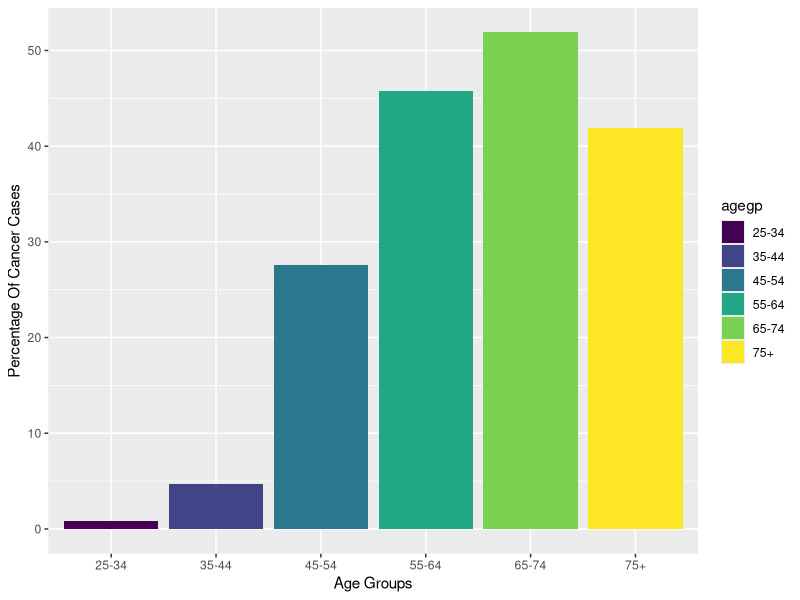
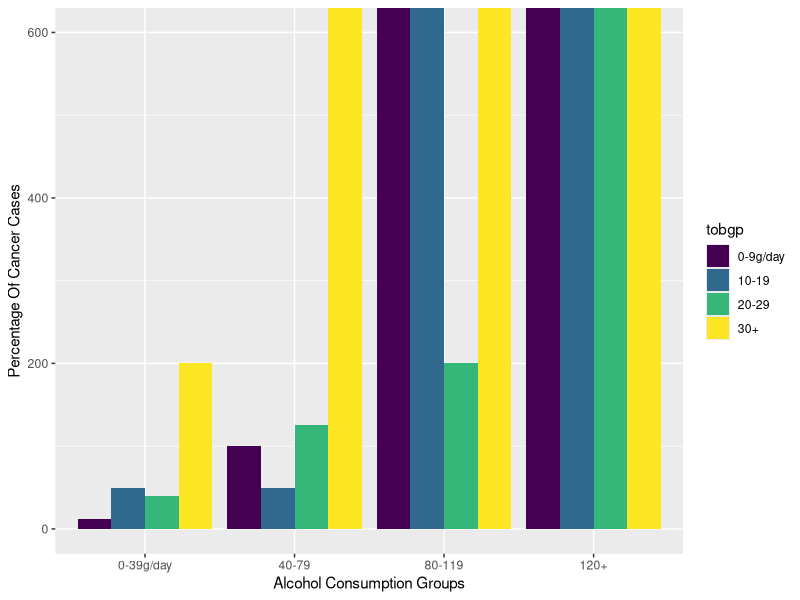
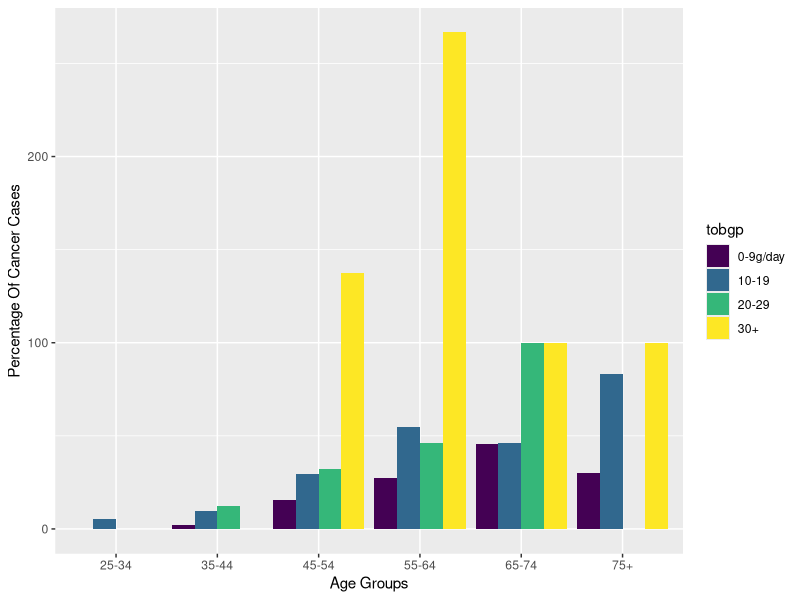
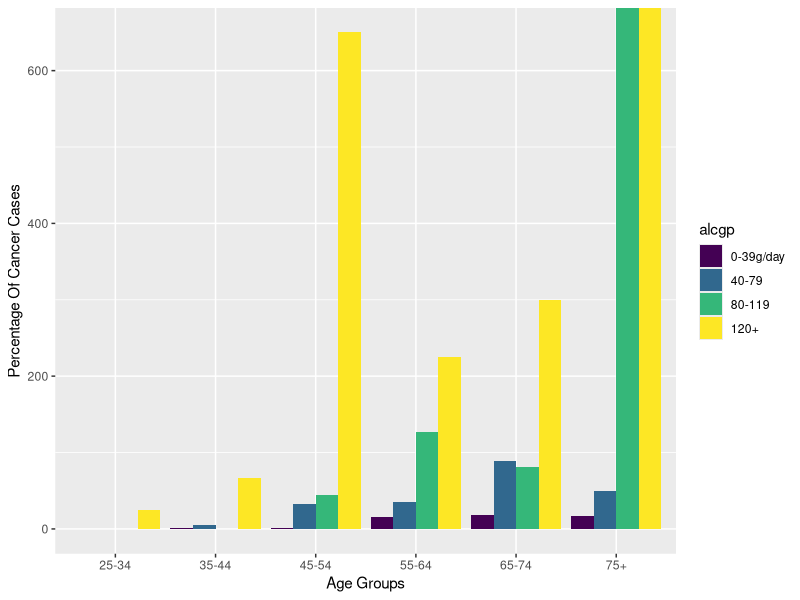
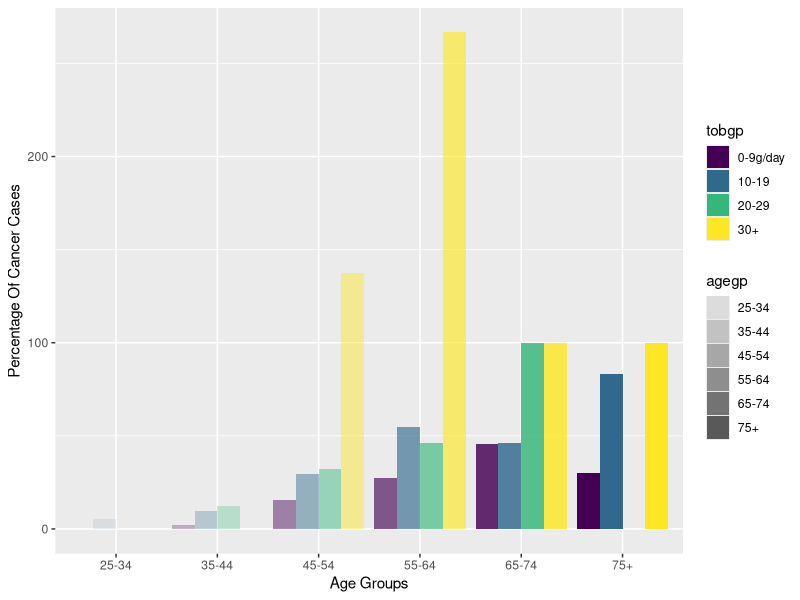
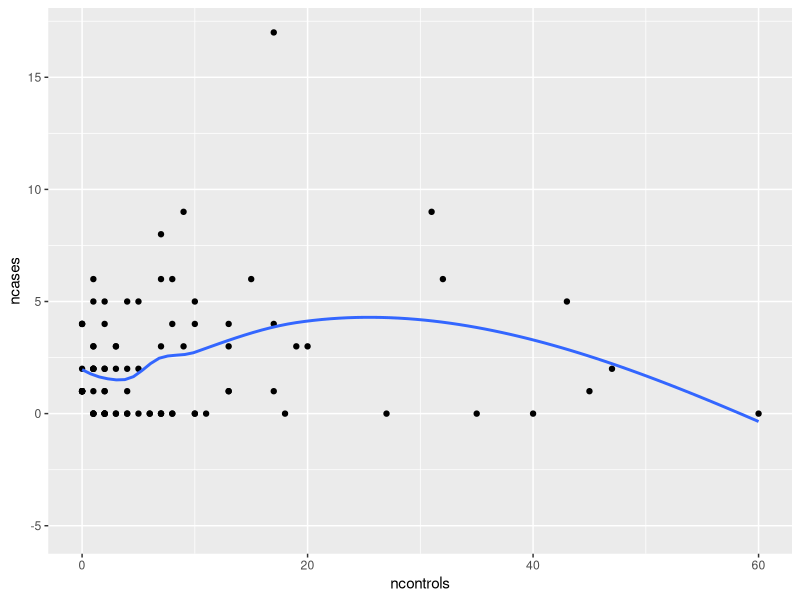
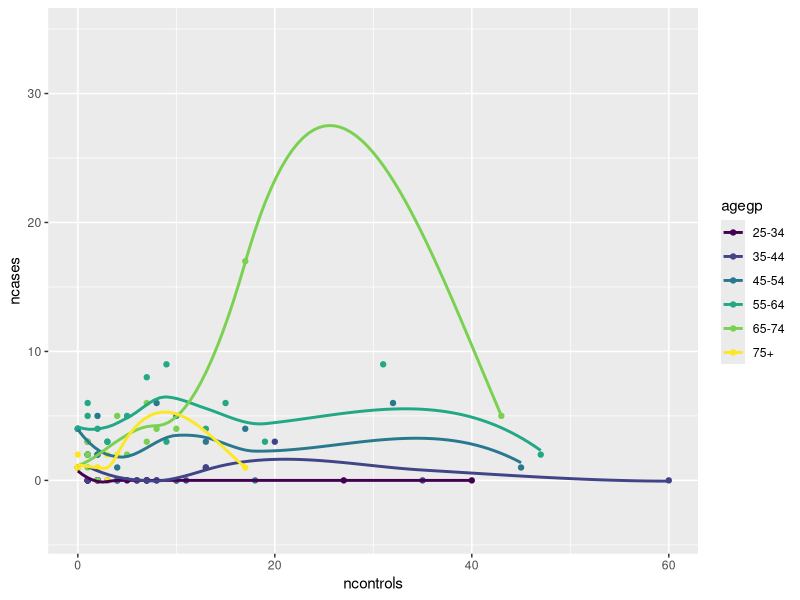

R code for these plots, in order:
## ---- chunk 1
knitr::opts_chunk$set(echo = TRUE)
## ---- chunk 2
library(tidyverse)
library(dplyr)

## ---- chunk 3
d1<- esoph %>%  group_by(agegp) %>%
  summarise(count = n(), total_cases = sum(ncases), total_controls = sum(ncontrols),
            percentage=total_cases*100/total_controls)
d1
## ---- chunk 4
esoph
## ---- chunk 5
summary(esoph)
summary(d1)
d1
## ---- chunk 6
ggplot(d1, aes(x=agegp, y=percentage,fill=agegp)) +
  geom_bar(stat="identity") +
  labs(x= 'Age Groups', y= 'Percentage Of Cancer Cases')
## ---- chunk 7
ggplot(esoph, aes(factor(alcgp), ncases*100/ncontrols, fill = tobgp)) +
  geom_bar(stat="identity", position = "dodge") +
  labs(x= 'Alcohol Consumption Groups', y= 'Percentage Of Cancer Cases')
## ---- chunk 8
d2<- esoph %>%  group_by(agegp,tobgp) %>%
    summarise(count = n(), total_cases = sum(ncases), total_controls = sum(ncontrols),
              percentage_tob = total_cases*100/total_controls)


ggplot(d2, aes(agegp, percentage_tob, fill = tobgp)) +
   geom_bar(stat="identity", position = "dodge") +
   labs(x= 'Age Groups', y= 'Percentage Of Cancer Cases')
## ---- chunk 9
 d3<- esoph %>%  group_by(agegp, alcgp) %>%
     summarise(count = n(), total_cases = sum(ncases), total_controls = sum(ncontrols),
               percentage_alc = total_cases*100/total_controls)


ggplot(d3, aes(agegp, percentage_alc, fill=alcgp)) +
   geom_bar(stat="identity", position = "dodge") +
   labs(x= 'Age Groups', y= 'Percentage Of Cancer Cases')
## ---- chunk 10
ggplot(d2, aes(agegp, percentage_tob, fill = tobgp, alpha = agegp)) +
   geom_bar(stat="identity", position = "dodge") +
   labs(x= 'Age Groups', y= 'Percentage Of Cancer Cases')
## ---- chunk 11
ggplot(esoph, aes(x=ncontrols, y=ncases)) +
  geom_point() +
  geom_smooth(fill = NA)+
  labs(x= 'ncontrols', y= 'ncases')
## ---- chunk 12
options(warn=-1)
ggplot(esoph, aes(x=ncontrols, y=ncases,color=agegp)) +
  geom_point() +
  geom_smooth(fill = NA) +
  labs(x= 'ncontrols', y= 'ncases')
